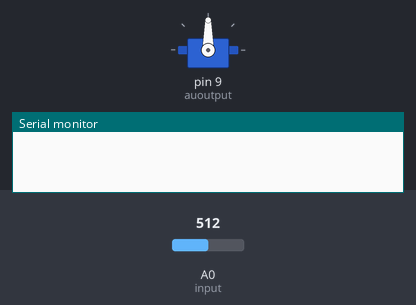
A sketch run on a simulated Arduino Uno, built with avr-gcc and run on an emulated ATmega328P. Shown: servo, the last lines printed to the serial monitor. Inputs (shaded band) come from the test bench; at power-on: A0 (input) = 512.

Above: at 0.05 s.
At 2.85 s:
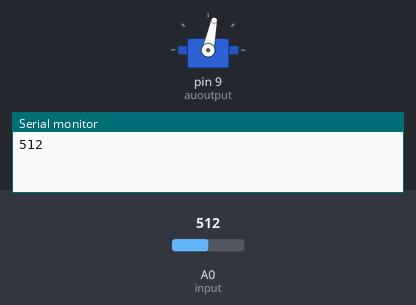
At 5.7 s:
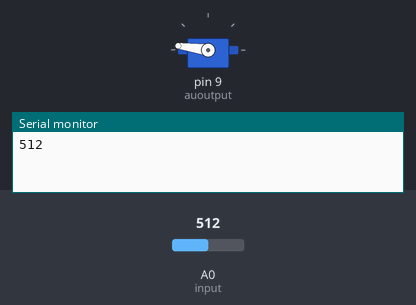
At 11.35 s:
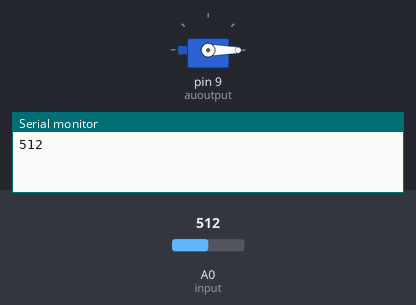
Timing chart, 0 to 14.8 s (numbered marks = the images above):
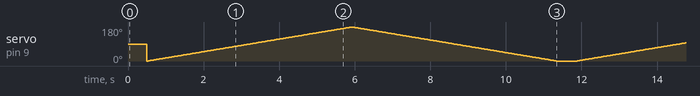

The sketch:

moisture.ino
```cpp
#include<Servo.h>
Servo s;

int input=0,auoutput=9;
void setup() {
  // put your setup code here, to run once:

  pinMode(0,INPUT);
  pinMode(auoutput,OUTPUT);
  s.attach(9);
  Serial.begin(9600);
}

void loop() {
  // put your main code here, to run repeatedly:
  int value=analogRead(input);
  delay(500);
  Serial.println(value);
 if(value>450){

    for(int i=0;i<180;i++)
    {
      s.write(i);
      delay(30);
    }
    for(int i=180;i>=0;i--)
    {
      s.write(i);
      delay(30);

    }}
    else
    s.write(0);


}
```
